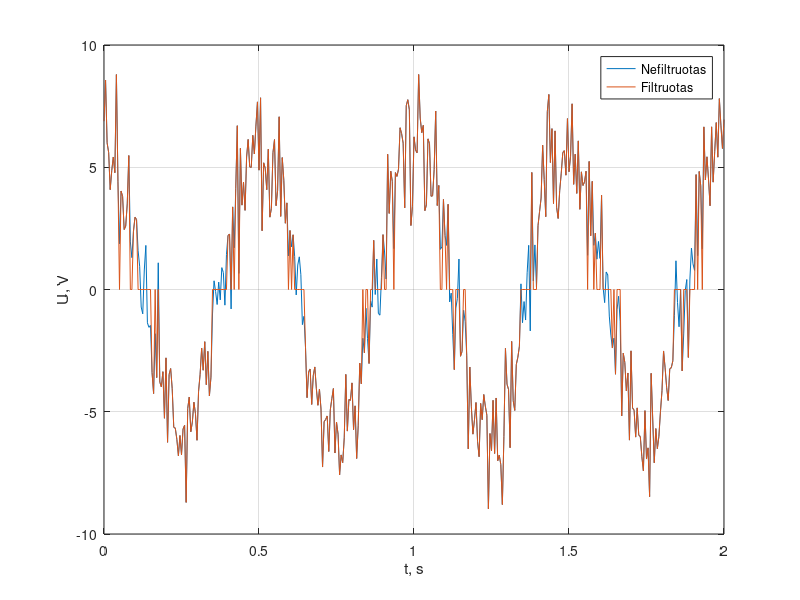

This figure's MATLAB source: (Note: this script raises an error after producing the figure.)
% LD1_ArminasMusinskis.m
% Arminas Mušinskis, Eif-25
% Data: 2026-09-28
% -------------------------------------------------------------------------
clc; clear; close all;

%% ================= Pagrindine užduotis =================

%% 1. Vienmačiai masyvai
a = 5:2:34; % a) eilutė: 5, 7, ..., 33
b = exp(a); % b) narių eksponentės
c = a ./ b; % c) a dalijamas iš b (elementas po elemento)
c = c(:); % d) atsakymas - stulpelis
disp('1 d) Atsakymas (stulpelis):');
disp(c);

%% 2. Dvimačiai masyvai
A = [pi/2, 3i; % a) matrica A
    log(2), 2*pi];

v = [exp(A(1,1)), exp(A(1,2))]; % b) vektorių-eilutė
B = [A; v]; % prijungiama prie A
disp('2 b) Matrica B:');
disp(B);

eilSuma = sum(B, 2); % c) kiekvienos eilutės suma
disp('2 c) Eilučių sumos:');
disp(eilSuma);

%% 3. Praktinis veiksmų su masyvais taikymas
Aamp = 6; f = 2; sigma = 1.5; % A [V], f [Hz], sigma [V]
U1 = 4; U2 = 2; % ribos [V]

t = 0:0.005:2;
s = Aamp * cos(2*pi*f*t); % signalas
n = sigma * randn(size(t)); % triukšmas
x = s + n; % triukšmo paveiktas signalas

% a) reikšmės, viršijančios U1
xa = x(x > U1);

% b) filtravimas: |x| < U2 keičiama nuliais
xf = x;
xf(abs(xf) < U2) = 0;

% c) nefiltruoto signalo dydis
dydis_x = length(x);

% d) a) dalyje atrinktų reikšmių dydis
dydis_xa = length(xa);

% e) filtruoto signalo max ir min
xmax = max(xf);
xmin = min(xf);

fprintf('3 c) Nefiltruoto signalo dydis: %d\n', dydis_x);
fprintf('3 d) Atrinktų reikšmių (> U1) skaičius: %d\n', dydis_xa);
fprintf('3 e) Filtruoto signalo max: %.3f V, min: %.3f V\n', xmax, xmin);

figure;
plot(t, x, t, xf); grid on;
legend('Nefiltruotas', 'Filtruotas');
xlabel('t, s'); ylabel('U, V');

%% ================= Papildoma Užduotis=================

%% P1. Masyvo elementų indeksavimas
A1 = input('Įveskite vektorių A (10 narių), pvz. [1 2 3 4 5 6 7 8 9 10]: ');

% B = [a10, a9, ..., a6, a1, ..., a5]
B1 = A1([end:-1:6, 1:5]);

disp('vektorius B yra:');
disp(B1);
